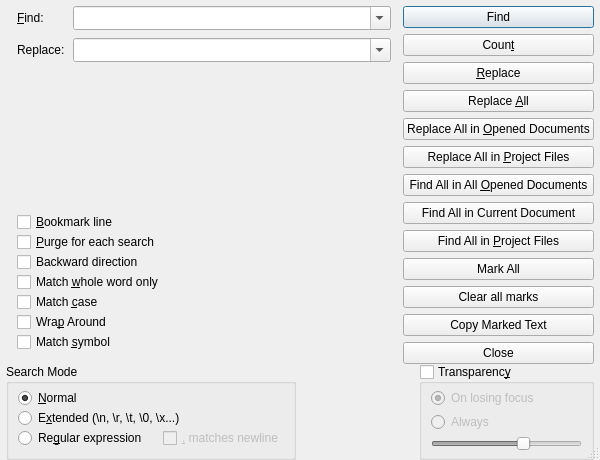
<?xml version="1.0" encoding="UTF-8"?>
<ui version="4.0">
 <class>FindReplaceDialog</class>
 <widget class="QDialog" name="FindReplaceDialog">
  <property name="geometry">
   <rect>
    <x>0</x>
    <y>0</y>
    <width>600</width>
    <height>325</height>
   </rect>
  </property>
  <property name="sizePolicy">
   <sizepolicy hsizetype="Preferred" vsizetype="Preferred">
    <horstretch>0</horstretch>
    <verstretch>0</verstretch>
   </sizepolicy>
  </property>
  <property name="windowTitle">
   <string>Find</string>
  </property>
  <property name="sizeGripEnabled">
   <bool>true</bool>
  </property>
  <layout class="QVBoxLayout" name="verticalLayout_3">
   <property name="spacing">
    <number>6</number>
   </property>
   <property name="leftMargin">
    <number>0</number>
   </property>
   <property name="topMargin">
    <number>0</number>
   </property>
   <property name="rightMargin">
    <number>0</number>
   </property>
   <property name="bottomMargin">
    <number>0</number>
   </property>
   <item>
    <layout class="QGridLayout" name="gridLayout_2">
     <property name="leftMargin">
      <number>6</number>
     </property>
     <property name="rightMargin">
      <number>6</number>
     </property>
     <property name="spacing">
      <number>0</number>
     </property>
     <item row="3" column="0">
      <layout class="QHBoxLayout" name="horizontalLayout_3">
       <item>
        <widget class="QGroupBox" name="searchMode">
         <property name="sizePolicy">
          <sizepolicy hsizetype="MinimumExpanding" vsizetype="Preferred">
           <horstretch>0</horstretch>
           <verstretch>0</verstretch>
          </sizepolicy>
         </property>
         <property name="minimumSize">
          <size>
           <width>0</width>
           <height>0</height>
          </size>
         </property>
         <property name="title">
          <string>Search Mode</string>
         </property>
         <layout class="QVBoxLayout" name="verticalLayout">
          <property name="spacing">
           <number>0</number>
          </property>
          <property name="topMargin">
           <number>4</number>
          </property>
          <item>
           <widget class="QRadioButton" name="radioNormalSearch">
            <property name="enabled">
             <bool>true</bool>
            </property>
            <property name="sizePolicy">
             <sizepolicy hsizetype="MinimumExpanding" vsizetype="Fixed">
              <horstretch>0</horstretch>
              <verstretch>0</verstretch>
             </sizepolicy>
            </property>
            <property name="text">
             <string>&amp;Normal</string>
            </property>
            <property name="checked">
             <bool>true</bool>
            </property>
           </widget>
          </item>
          <item>
           <widget class="QRadioButton" name="radioExtendedSearch">
            <property name="sizePolicy">
             <sizepolicy hsizetype="MinimumExpanding" vsizetype="Fixed">
              <horstretch>0</horstretch>
              <verstretch>0</verstretch>
             </sizepolicy>
            </property>
            <property name="text">
             <string>E&amp;xtended (\n, \r, \t, \0, \x...)</string>
            </property>
           </widget>
          </item>
          <item>
           <layout class="QHBoxLayout" name="horizontalLayout_4">
            <property name="spacing">
             <number>16</number>
            </property>
            <item>
             <widget class="QRadioButton" name="radioRegexSearch">
              <property name="sizePolicy">
               <sizepolicy hsizetype="Minimum" vsizetype="Fixed">
                <horstretch>0</horstretch>
                <verstretch>0</verstretch>
               </sizepolicy>
              </property>
              <property name="text">
               <string>Re&amp;gular expression</string>
              </property>
             </widget>
            </item>
            <item>
             <widget class="QCheckBox" name="checkBoxRegexMatchesNewline">
              <property name="enabled">
               <bool>false</bool>
              </property>
              <property name="sizePolicy">
               <sizepolicy hsizetype="MinimumExpanding" vsizetype="Fixed">
                <horstretch>0</horstretch>
                <verstretch>0</verstretch>
               </sizepolicy>
              </property>
              <property name="text">
               <string>&amp;. matches newline</string>
              </property>
             </widget>
            </item>
           </layout>
          </item>
         </layout>
        </widget>
       </item>
       <item>
        <spacer name="horizontalSpacer">
         <property name="orientation">
          <enum>Qt::Horizontal</enum>
         </property>
         <property name="sizeHint" stdset="0">
          <size>
           <width>40</width>
           <height>20</height>
          </size>
         </property>
        </spacer>
       </item>
      </layout>
     </item>
     <item row="3" column="1" alignment="Qt::AlignRight">
      <widget class="QGroupBox" name="transparency">
       <property name="sizePolicy">
        <sizepolicy hsizetype="Maximum" vsizetype="Preferred">
         <horstretch>0</horstretch>
         <verstretch>0</verstretch>
        </sizepolicy>
       </property>
       <property name="minimumSize">
        <size>
         <width>175</width>
         <height>0</height>
        </size>
       </property>
       <property name="title">
        <string>Transparenc&amp;y</string>
       </property>
       <property name="checkable">
        <bool>true</bool>
       </property>
       <property name="checked">
        <bool>false</bool>
       </property>
       <layout class="QVBoxLayout" name="verticalLayout_2">
        <property name="spacing">
         <number>4</number>
        </property>
        <property name="topMargin">
         <number>4</number>
        </property>
        <property name="bottomMargin">
         <number>4</number>
        </property>
        <item>
         <widget class="QRadioButton" name="radioOnLosingFocus">
          <property name="text">
           <string>On losing focus</string>
          </property>
          <property name="checked">
           <bool>true</bool>
          </property>
         </widget>
        </item>
        <item>
         <widget class="QRadioButton" name="radioAlways">
          <property name="text">
           <string>Always</string>
          </property>
         </widget>
        </item>
        <item>
         <widget class="QSlider" name="horizontalSlider">
          <property name="minimum">
           <number>20</number>
          </property>
          <property name="maximum">
           <number>100</number>
          </property>
          <property name="sliderPosition">
           <number>70</number>
          </property>
          <property name="orientation">
           <enum>Qt::Horizontal</enum>
          </property>
         </widget>
        </item>
       </layout>
      </widget>
     </item>
     <item row="2" column="1">
      <layout class="QVBoxLayout" name="verticalLayout_4">
       <property name="spacing">
        <number>6</number>
       </property>
       <property name="leftMargin">
        <number>12</number>
       </property>
       <property name="topMargin">
        <number>6</number>
       </property>
       <item>
        <widget class="QPushButton" name="buttonFind">
         <property name="text">
          <string>Find</string>
         </property>
         <property name="autoDefault">
          <bool>false</bool>
         </property>
         <property name="default">
          <bool>true</bool>
         </property>
        </widget>
       </item>
       <item>
        <widget class="QPushButton" name="buttonCount">
         <property name="text">
          <string>Coun&amp;t</string>
         </property>
         <property name="autoDefault">
          <bool>false</bool>
         </property>
        </widget>
       </item>
       <item>
        <widget class="QPushButton" name="buttonReplace">
         <property name="text">
          <string>&amp;Replace</string>
         </property>
        </widget>
       </item>
       <item>
        <widget class="QPushButton" name="buttonReplaceAll">
         <property name="text">
          <string>Replace &amp;All</string>
         </property>
        </widget>
       </item>
       <item>
        <widget class="QPushButton" name="buttonReplaceAllInDocuments">
         <property name="text">
          <string>Replace All in &amp;Opened Documents</string>
         </property>
        </widget>
       </item>
       <item>
        <widget class="QPushButton" name="buttonReplaceAllInProject">
         <property name="text">
          <string>Replace All in &amp;Project Files</string>
         </property>
         <property name="autoDefault">
          <bool>false</bool>
         </property>
        </widget>
       </item>
       <item>
        <widget class="QPushButton" name="buttonFindAllInDocuments">
         <property name="text">
          <string>Find All in All &amp;Opened Documents</string>
         </property>
         <property name="autoDefault">
          <bool>false</bool>
         </property>
        </widget>
       </item>
       <item>
        <widget class="QPushButton" name="buttonFindAllInCurrent">
         <property name="text">
          <string>Find All in Current Document</string>
         </property>
         <property name="autoDefault">
          <bool>false</bool>
         </property>
        </widget>
       </item>
       <item>
        <widget class="QPushButton" name="buttonFindAllInProject">
         <property name="text">
          <string>Find All in &amp;Project Files</string>
         </property>
         <property name="autoDefault">
          <bool>false</bool>
         </property>
        </widget>
       </item>
       <item>
        <widget class="QPushButton" name="buttonMarkAll">
         <property name="text">
          <string>Mark All</string>
         </property>
         <property name="autoDefault">
          <bool>false</bool>
         </property>
        </widget>
       </item>
       <item>
        <widget class="QPushButton" name="buttonClearAllMarks">
         <property name="text">
          <string>Clear all marks</string>
         </property>
         <property name="autoDefault">
          <bool>false</bool>
         </property>
        </widget>
       </item>
       <item>
        <widget class="QPushButton" name="buttonCopyMarkedText">
         <property name="text">
          <string>Copy Marked Text</string>
         </property>
         <property name="autoDefault">
          <bool>false</bool>
         </property>
        </widget>
       </item>
       <item>
        <widget class="QPushButton" name="buttonClose">
         <property name="text">
          <string>Close</string>
         </property>
         <property name="autoDefault">
          <bool>false</bool>
         </property>
        </widget>
       </item>
       <item>
        <spacer name="verticalSpacer_2">
         <property name="orientation">
          <enum>Qt::Vertical</enum>
         </property>
         <property name="sizeHint" stdset="0">
          <size>
           <width>20</width>
           <height>40</height>
          </size>
         </property>
        </spacer>
       </item>
      </layout>
     </item>
     <item row="2" column="0">
      <layout class="QVBoxLayout" name="verticalLayout_5" stretch="0,0,0">
       <property name="leftMargin">
        <number>11</number>
       </property>
       <property name="topMargin">
        <number>6</number>
       </property>
       <property name="bottomMargin">
        <number>12</number>
       </property>
       <item>
        <layout class="QFormLayout" name="formLayout">
         <property name="sizeConstraint">
          <enum>QLayout::SetNoConstraint</enum>
         </property>
         <property name="fieldGrowthPolicy">
          <enum>QFormLayout::AllNonFixedFieldsGrow</enum>
         </property>
         <property name="labelAlignment">
          <set>Qt::AlignLeading|Qt::AlignLeft|Qt::AlignVCenter</set>
         </property>
         <property name="formAlignment">
          <set>Qt::AlignJustify|Qt::AlignTop</set>
         </property>
         <property name="horizontalSpacing">
          <number>8</number>
         </property>
         <property name="verticalSpacing">
          <number>8</number>
         </property>
         <item row="0" column="0">
          <widget class="QLabel" name="label">
           <property name="text">
            <string>&amp;Find:</string>
           </property>
           <property name="buddy">
            <cstring>comboFind</cstring>
           </property>
          </widget>
         </item>
         <item row="0" column="1">
          <widget class="QComboBox" name="comboFind">
           <property name="sizePolicy">
            <sizepolicy hsizetype="MinimumExpanding" vsizetype="Fixed">
             <horstretch>0</horstretch>
             <verstretch>0</verstretch>
            </sizepolicy>
           </property>
           <property name="editable">
            <bool>true</bool>
           </property>
           <property name="maxCount">
            <number>10</number>
           </property>
           <property name="insertPolicy">
            <enum>QComboBox::NoInsert</enum>
           </property>
           <property name="sizeAdjustPolicy">
            <enum>QComboBox::AdjustToMinimumContentsLengthWithIcon</enum>
           </property>
          </widget>
         </item>
         <item row="1" column="0">
          <widget class="QLabel" name="labelReplaceWith">
           <property name="enabled">
            <bool>true</bool>
           </property>
           <property name="text">
            <string>Replace:</string>
           </property>
          </widget>
         </item>
         <item row="1" column="1">
          <widget class="QComboBox" name="comboReplace">
           <property name="sizePolicy">
            <sizepolicy hsizetype="MinimumExpanding" vsizetype="Fixed">
             <horstretch>0</horstretch>
             <verstretch>0</verstretch>
            </sizepolicy>
           </property>
           <property name="editable">
            <bool>true</bool>
           </property>
           <property name="maxCount">
            <number>10</number>
           </property>
           <property name="insertPolicy">
            <enum>QComboBox::NoInsert</enum>
           </property>
           <property name="sizeAdjustPolicy">
            <enum>QComboBox::AdjustToMinimumContentsLengthWithIcon</enum>
           </property>
          </widget>
         </item>
        </layout>
       </item>
       <item>
        <spacer name="verticalSpacer">
         <property name="orientation">
          <enum>Qt::Vertical</enum>
         </property>
         <property name="sizeHint" stdset="0">
          <size>
           <width>20</width>
           <height>40</height>
          </size>
         </property>
        </spacer>
       </item>
       <item>
        <layout class="QVBoxLayout" name="verticalLayout_6">
         <property name="spacing">
          <number>0</number>
         </property>
         <item>
          <widget class="QCheckBox" name="checkBoxBookmarkLine">
           <property name="text">
            <string>&amp;Bookmark line</string>
           </property>
          </widget>
         </item>
         <item>
          <widget class="QCheckBox" name="checkBoxPurgeForEachSearch">
           <property name="text">
            <string>&amp;Purge for each search</string>
           </property>
          </widget>
         </item>
         <item>
          <widget class="QCheckBox" name="checkBoxBackwardsDirection">
           <property name="text">
            <string>Backward direction</string>
           </property>
          </widget>
         </item>
         <item>
          <widget class="QCheckBox" name="checkBoxMatchWholeWord">
           <property name="text">
            <string>Match &amp;whole word only</string>
           </property>
          </widget>
         </item>
         <item>
          <widget class="QCheckBox" name="checkBoxMatchCase">
           <property name="text">
            <string>Match &amp;case</string>
           </property>
          </widget>
         </item>
         <item>
          <widget class="QCheckBox" name="checkBoxWrapAround">
           <property name="text">
            <string>Wra&amp;p Around</string>
           </property>
          </widget>
         </item>
         <item>
          <widget class="QCheckBox" name="checkBoxMatchSymbols">
           <property name="toolTip">
            <string>Only count a hit when the complete symbol name around it, extracted with the language rules of the document, is exactly the search term</string>
           </property>
           <property name="text">
            <string>Match &amp;symbol</string>
           </property>
          </widget>
         </item>
        </layout>
       </item>
      </layout>
     </item>
    </layout>
   </item>
  </layout>
 </widget>
 <tabstops>
  <tabstop>comboFind</tabstop>
  <tabstop>comboReplace</tabstop>
  <tabstop>radioNormalSearch</tabstop>
  <tabstop>radioExtendedSearch</tabstop>
  <tabstop>radioRegexSearch</tabstop>
  <tabstop>checkBoxRegexMatchesNewline</tabstop>
  <tabstop>checkBoxMatchSymbols</tabstop>
  <tabstop>buttonFind</tabstop>
  <tabstop>buttonCount</tabstop>
  <tabstop>buttonReplace</tabstop>
  <tabstop>buttonReplaceAll</tabstop>
  <tabstop>buttonReplaceAllInDocuments</tabstop>
  <tabstop>buttonReplaceAllInProject</tabstop>
  <tabstop>buttonFindAllInDocuments</tabstop>
  <tabstop>buttonFindAllInCurrent</tabstop>
  <tabstop>buttonFindAllInProject</tabstop>
  <tabstop>buttonMarkAll</tabstop>
  <tabstop>buttonClearAllMarks</tabstop>
  <tabstop>buttonCopyMarkedText</tabstop>
  <tabstop>buttonClose</tabstop>
  <tabstop>transparency</tabstop>
  <tabstop>radioOnLosingFocus</tabstop>
  <tabstop>radioAlways</tabstop>
  <tabstop>horizontalSlider</tabstop>
 </tabstops>
 <resources/>
 <connections/>
</ui>
